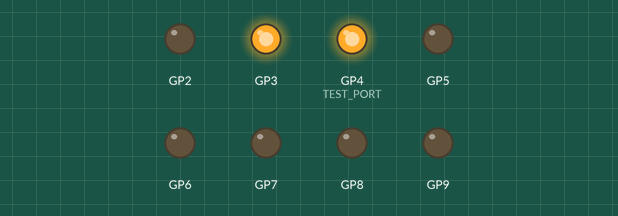
Simulated run of this sketch. Board: Raspberry Pi Pico. Parts: output pins drawn as LEDs (lit = HIGH).

Above: at 0.05 s.
At 0.35 s:
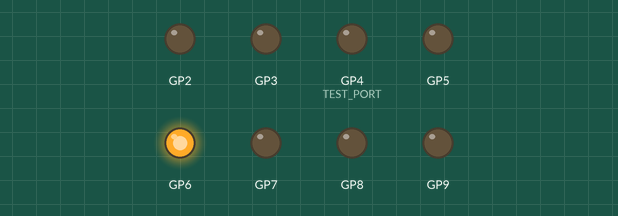
At 0.75 s:
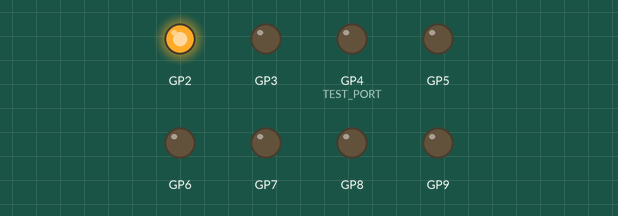
At 1.45 s:
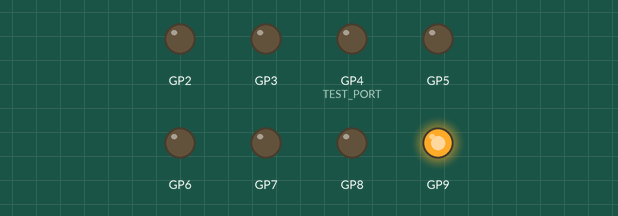
At 2.15 s:
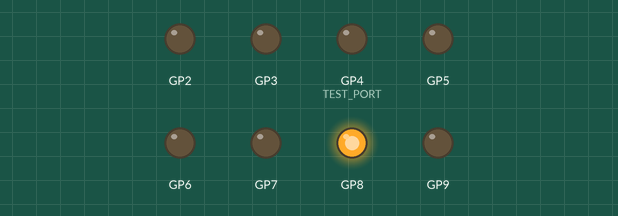
At 2.85 s:
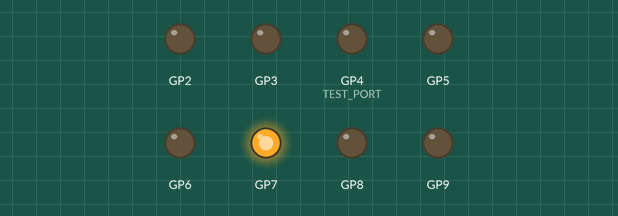
Timing chart, 0 to 3.1 s (numbered marks = the images above):
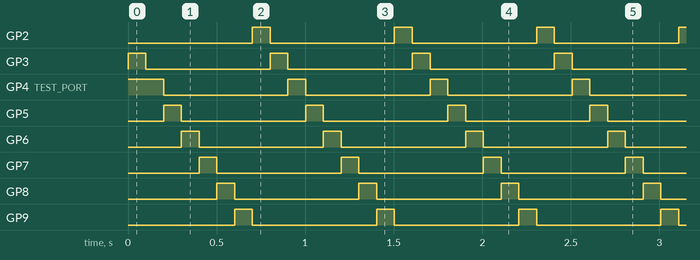

The sketch:

serialread.ino
```cpp
#define TEST_PORT (4)

void setup() {
  // Initialize digital pins 2 to 9 as outputs
  for (int pin = 2; pin <= 9; pin++) {
    pinMode(pin, OUTPUT);
  }
  pinMode(TEST_PORT, OUTPUT);

  // Start serial communication at 9600 baud
  Serial.begin(9600);
  digitalWrite(TEST_PORT, 0x01);
}

void loop1() {
  /*
  delay(500);
  digitalWrite(10, 1);
  delay(500);
  digitalWrite(10, 0);
  */
  if (Serial.available() > 0) {
    // Read one byte from serial
    byte inputByte = Serial.read();

    digitalWrite(TEST_PORT, 0x01 & inputByte);
    /*
    // Output each bit to corresponding digital pin (LSB on pin 2)
    for (int i = 0; i < 8; i++) {
      digitalWrite(2 + i, (inputByte >> i) & 0x01);
    }
    */
  }
}

bool forward = true;
int onbit = 0;

void loop2() {
  int laston = onbit;

  if (Serial.available() > 0) {
    // Read one byte from serial
    byte inputByte = Serial.read();
    if ((inputByte & 0x01) == 0) {
      forward = true;
    } else {
      forward = false;
    }
  }

  if (forward) {
    onbit = (onbit + 1) % 8;
  } else {
    onbit = (onbit + 7) % 8;
  }

  digitalWrite(2 + onbit, 1);

  digitalWrite(2 + laston, 0);

  delay(100);
}

void loop() {
  loop2();
}
```

Measured:
- by itself, GP2, GP3, GP4 (TEST_PORT), GP5–9: alternates HIGH for 0.10 s and LOW for 0.70 s
- by itself, everything shown: repeats every 0.80 s, in 8 steps
